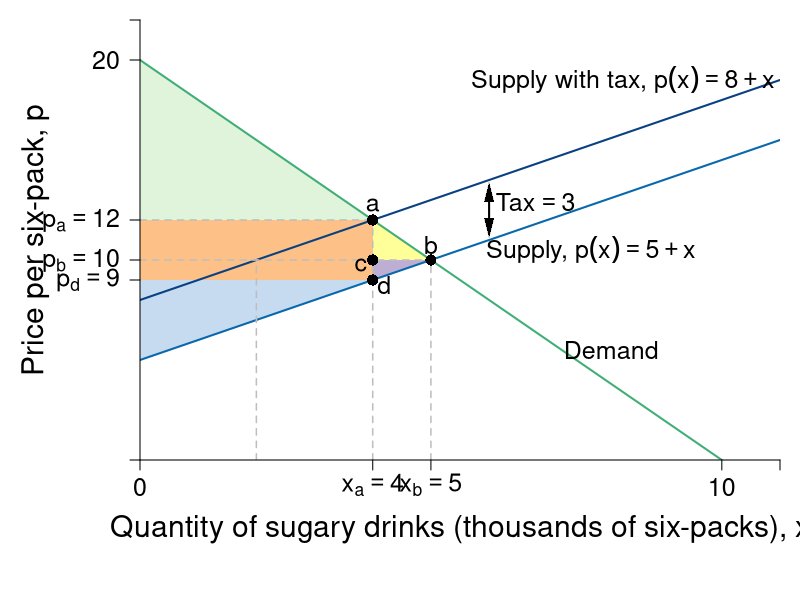

Generate this figure with R:
require(shape)
pdf(file = "firmmarketsupply/sugar_tax_efficiency.pdf", width = 9, height = 7)

#Set parameters for graphics
pointsize <- 1.8
axislabelsize <- 1.8
labelsize <- 1.5
namesize <- 1.8
annotatesize <- 1.5
graphlinewidth <- 2
segmentlinewidth <- 1.5

COL <- c("#7fc97f", "#beaed4", "#fdc086", "#ffff99", "#386cb0", "#f0027f", "#bf5b17", "#666666")
COLA <- c("#e0f3db", "#99d8c9","#66c2a4","#41ae76", "#238b45", "#005824")
COLB <- c("#c6dbef", "#4eb3d3", "#2b8cbe", "#0868ac","#084081")
COLC <- c("#fcfbfd", "#efedf5", "#dadaeb", "#bcbddc", "#9e9ac8", "#807dba", "#6a51a3", "#54278f", "#3f007d")

par(mar =  c(7, 7, 1, 1))

mrsA <- function(x, rmax = 20, xmax = 10) {
  rmax - (rmax/xmax)*x
}

uA <- function(x, y, rmax = 20, xmax = 10) {
  y + rmax*x - (1/2)(rmax/xmax)*x^2
}

Qs <- function(x, tax = 0){
  x + 5 + tax
}

Qs_tax<- function(x, tax = 3){
  x + 5 + tax
}

xlims <- c(0, 11)
ylims <- c(0, 22)

npts <- 501 
x <- seq(xlims[1], xlims[2], length.out = npts)
y <- seq(ylims[1], ylims[2], length.out = npts) 
a <- c(46.08, 55, 64)
b <- c(46.08, 55, 64)

plot(0, 0, xlim = xlims, ylim = ylims, type = "n",
     xlab = expression(paste("")),
     ylab = expression(paste("")), 
     xaxt = "n", 
     yaxt = "n", 
     cex.lab = axislabelsize, 
     bty = "n",
     xaxs = "i", 
     yaxs = "i")

ticksy <- c(0, 9, 10, 12, 20, ylims[2])
ylabels <- c(NA, expression(paste(p[d] == 9)), expression(paste(p[b] == 10)), expression(paste(p[a] == 12)), expression(paste(20)), NA)
ticksx <- c(0, 4, 5, 10, xlims[2])
xlabels <- c(0, expression(paste(x[a]) == 4), expression(paste(x[b]) == 5), expression(paste(10)), NA)

npts <- 500 
xx1 <- seq(xlims[1], xlims[2], length.out = npts)

# Tax Rev Q
xpoly <- c(4, 4, 5)
ypoly <- c(9, 10, 10)
polygon(x = xpoly, y = ypoly, col = COL[2], density=NULL, border = NA)

# Tax Rev P 
xpoly1 <- c(0, 4, 4, 0)
ypoly1 <- c(9, 9, 12, 12)
polygon(x = xpoly1, y = ypoly1, col = COL[3], density=NULL, border = NA)

# DWL
xpoly2 <- c(4, 5, 4) 
ypoly2 <- c(10, 10, 12) # Change y1 to 10 to meet gray line
polygon(x = xpoly2, y = ypoly2, col = COL[4], density=NULL, border = NA)

# CS 
xpoly3 <- c(0, 0, 4)
ypoly3 <- c(12, 20, 12)
polygon(x = xpoly3, y = ypoly3, col = COLA[1], density=NULL, border = NA)

# PS
xpoly4 <- c(0, 0, 4, 4, 0)
ypoly4 <- c(9, Qs(0), Qs(4), 9, 9)
polygon(x = xpoly4, y = ypoly4, col = COLB[1], density=NULL, border = NA)


#Lines for mrs graph
lines(xx1, mrsA(xx1, rmax = 20, xmax = 10), col = COLA[4], lwd = graphlinewidth)

lines(xx1, Qs(xx1), col = COLB[4], lwd = graphlinewidth)
lines(xx1, Qs_tax(xx1), col = COLB[5], lwd = graphlinewidth)

# Market Price
segments(0, 12, 4, 12, lty = 2, col = "gray" , lwd = segmentlinewidth) 
segments(0, 10, 5, 10, lty = 2, col = "gray" , lwd = segmentlinewidth)

# Vert Seg from Q 
segments(5, 0, 5, 10, lty = 2, col = "gray" , lwd = segmentlinewidth)
segments(4, 0, 4, 12, lty = 2, col = "gray" , lwd = segmentlinewidth)

# Q*
segments(2, 0, 2, 10, lty = 2, col = "gray" , lwd = segmentlinewidth)

#Label axes
mtext(expression(paste("Quantity of sugary drinks (thousands of six-packs), ", x)), side=1, line = 3.4, cex = axislabelsize)
text(-1.8, 0.5*ylims[2], expression(paste("Price per six-pack, ", p)), xpd = TRUE, cex = axislabelsize, srt = 90) 

#Label a
points(4, 12, pch = 16, col = "black", cex = 1.5)
text(4, 12.75, expression(a),cex = labelsize)

#Label b
points(5, 10, pch = 16, col = "black", cex = 1.5)
text(5, 10.75, expression(b), cex = labelsize)

#Label c
points(4, 10, pch = 16, col = "black", cex = 1.5)
text(4 - 0.2, 10 - 0.25, expression(c),cex = labelsize)

#Label d
points(4, Qs(4) , pch = 16, col = "black", cex = 1.5)
text(4 + 0.2, Qs(4) - 0.25, expression(d),cex = labelsize)

#segments(4.11765, 6.17647, 5.88, 8.88, lty = 1, col = COL[2] , lwd = graphlinewidth)
text(8.3, 19, expression(paste("Supply with tax, ", p(x) == 8 + x)), cex = labelsize)
text(7.75, 10.5, expression(paste("Supply, ", p(x) == 5 + x)), cex = labelsize)

#Label mrs function
text(8.1, 5.5, expression(paste("Demand")), cex = labelsize)
Arrows(6, 11.6, 6, 13.4, col = "black", lty = 1, lwd = 2, arr.type = "triangle", arr.lwd = 0.2, code = 3)
text(6.8, 12.9, expression(paste("Tax" == 3)), cex = labelsize)

# Label CS
#text(1.2, 14, expression(paste("Consumer Surplus")))

axis(1, at = ticksx, pos = 0, labels = xlabels, cex.axis = labelsize)
axis(2, at = ticksy, pos = 0, labels = ylabels, las = 1,cex.axis = labelsize)


dev.off()
